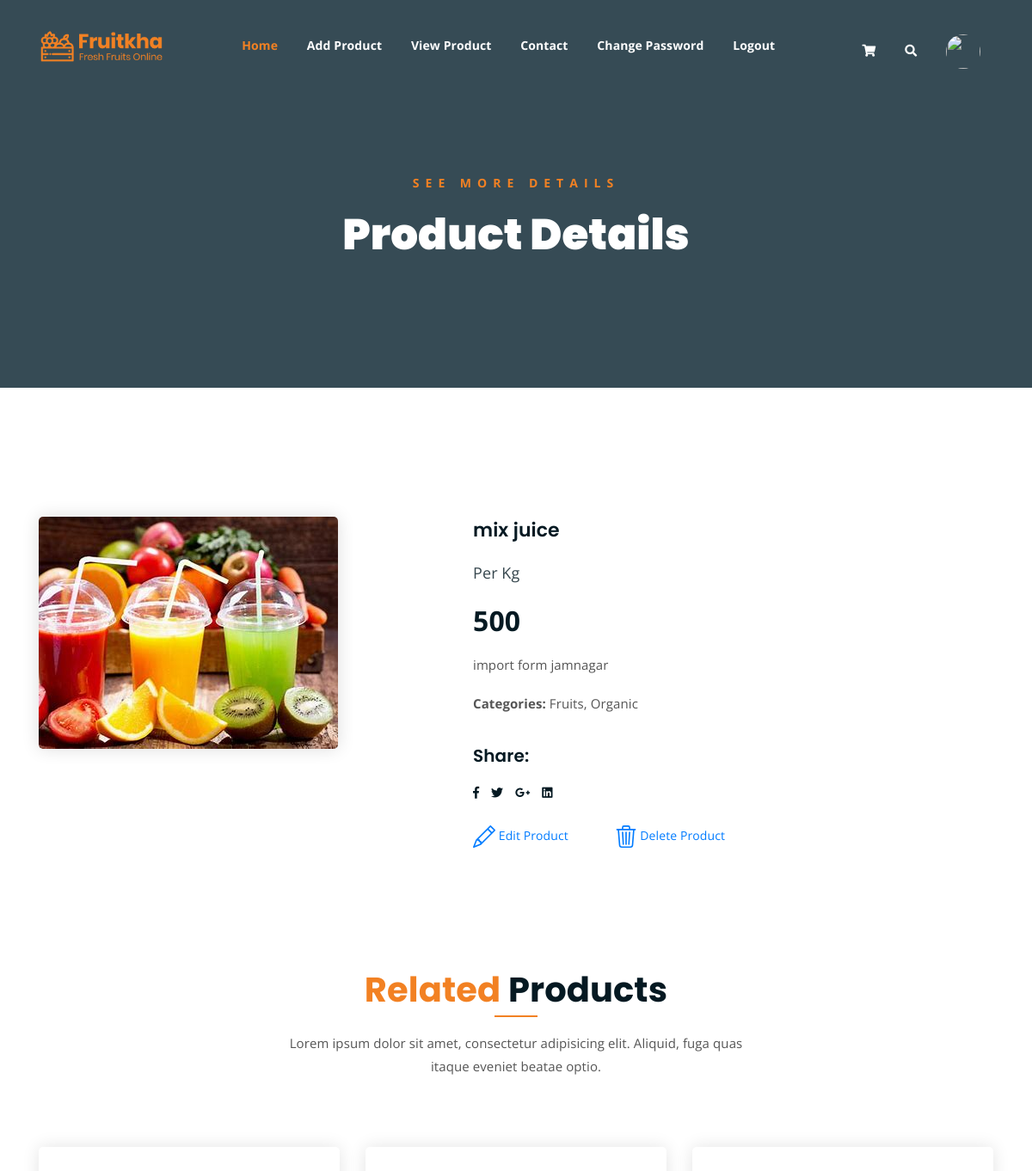
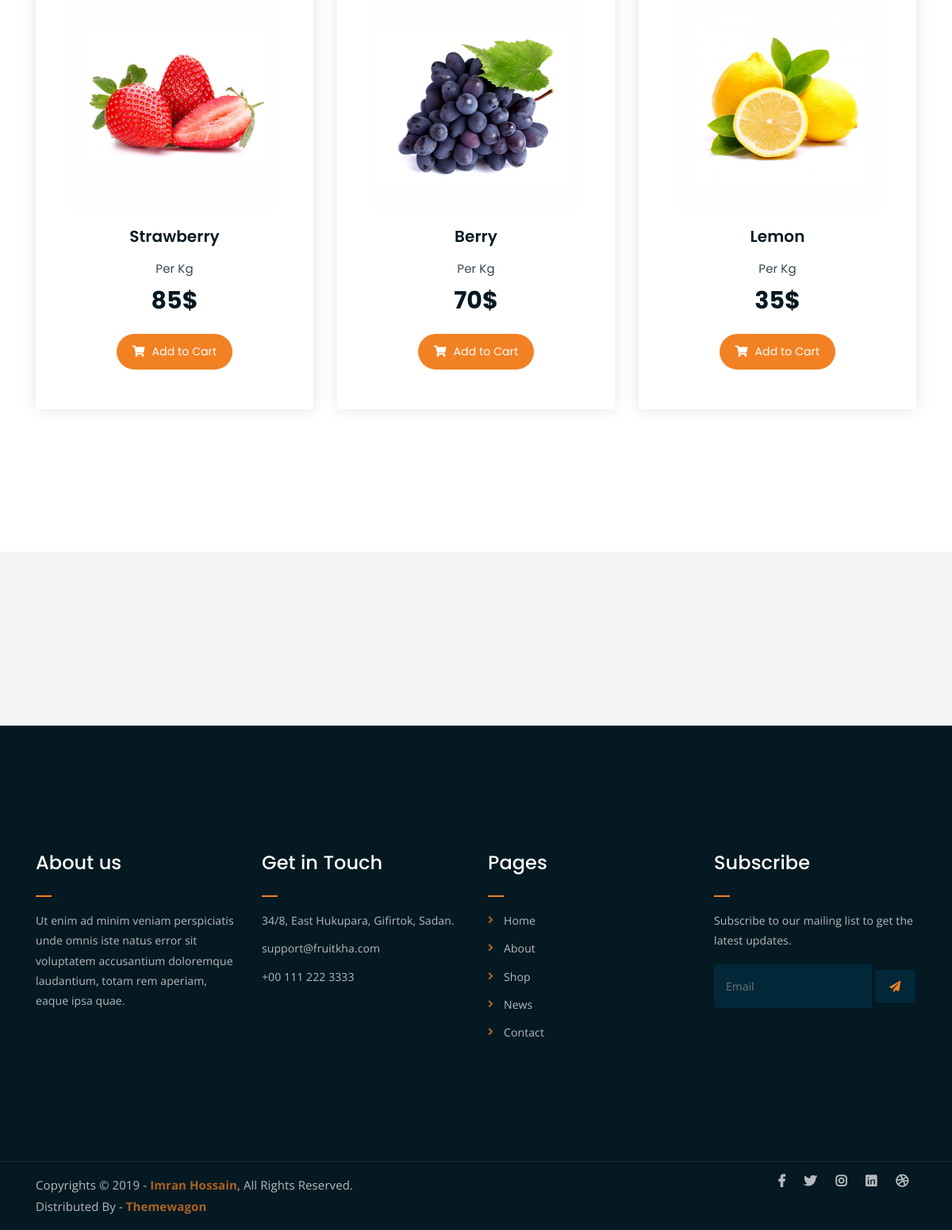
The app's page /pdetails/1/ (signed in) with its own data (2 pictures, top to bottom).
### myapp/models.py (models this page shows, shortened)
class Product(models.Model):
    user = models.ForeignKey(User,on_delete = models.CASCADE)
    category = (
               ("Juice","Juice"),
               ("Fruits","Fruits")
               )
    pcategory = models.CharField(max_length=20,choices=category)
    pprice = models.PositiveIntegerField()
    pname = models.CharField(max_length=50)
    pdesc = models.TextField()
    pimage = models.ImageField(default="",upload_to="pimage/")

### myapp/views.py (the view)
# urls.py: path('pdetails/<int:pk>/', views.pdetails, name='pdetails'),
def pdetails(request,pk):
    user = User.objects.get(email = request.session['email'])
    product = Product.objects.get(pk=pk)
    return render(request,'pdetails.html',{'product':product})

### myapp/templates/pdetails.html (shortened to what this page needs)
{% extends 'sheader.html' %}
{% load static %}
{% block content %}
<!DOCTYPE html>
<html lang="en">
	<div class="breadcrumb-section breadcrumb-bg">
		<div class="container">
			<div class="row">
				<div class="col-lg-8 offset-lg-2 text-center">
					<div class="breadcrumb-text">
						<p>See more Details</p>
						<h1>Product Details</h1>
					</div>
				</div>
			</div>
		</div>
	</div>
	<div class="single-product mt-150 mb-150">
		<div class="container">
			<div class="row">
				<div class="col-md-5">
					<div class="single-product-img">
						<img src="{{product.pimage.url}}" alt="">
					</div>
				</div>
				<div class="col-md-7">
					<div class="single-product-content">
						<h3>{{product.pname}}</h3>
						<p class="single-product-pricing"><span>Per Kg</span> {{product.pprice}}</p>
						<p>{{product.pdesc}}</p>
						<div class="single-product-form">
							<p><strong>Categories: </strong>Fruits, Organic</p>
						</div>
						<h4>Share:</h4>
						<ul class="product-share">
							<li><a href=""><i class="fab fa-facebook-f"></i></a></li>
							<li><a href=""><i class="fab fa-twitter"></i></a></li>
							<li><a href=""><i class="fab fa-google-plus-g"></i></a></li>
							<li><a href=""><i class="fab fa-linkedin"></i></a></li>
						</ul>
						<br>
					<a style="margin-right: 50px;" href="{% url 'edit' pk=product.pk %}">
					Edit Product
				</a>
				<a href="{% url 'delete' pk=product.pk %}">
					Delete Product
				</a>
					</div>
				</div>
			</div>
		</div>
	</div>
	<div class="more-products mb-150">
		<div class="container">
			<div class="row">
				<div class="col-lg-8 offset-lg-2 text-center">
					<div class="section-title">
						<h3><span class="orange-text">Related</span> Products</h3>
						<p>Lorem ipsum dolor sit amet, consectetur adipisicing elit. Aliquid, fuga quas itaque eveniet beatae optio.</p>
					</div>
				</div>
			</div>
			<div class="row">
				<div class="col-lg-4 col-md-6 text-center">
					<div class="single-product-item">
						<div class="product-image">
							<a href="single_product.html"><img src="{% static 'img/products/product-img-1.jpg' %}" alt=""></a>
						</div>
						<h3>Strawberry</h3>
						<p class="product-price"><span>Per Kg</span> 85$ </p>
						<a href="" class="cart-btn"><i class="fas fa-shopping-cart"></i> Add to Cart</a>
					</div>
				</div>
				<div class="col-lg-4 col-md-6 text-center">
					<div class="single-product-item">
						<div class="product-image">
							<a href="single_product.html"><img src="{% static 'img/products/product-img-2.jpg' %}" alt=""></a>
						</div>
						<h3>Berry</h3>
						<p class="product-price"><span>Per Kg</span> 70$ </p>
						<a href="" class="cart-btn"><i class="fas fa-shopping-cart"></i> Add to Cart</a>
					</div>
				</div>
				<div class="col-lg-4 col-md-6 offset-lg-0 offset-md-3 text-center">
					<div class="single-product-item">
						<div class="product-image">
							<a href="single_product.html"><img src="{% static 'img/products/product-img-3.jpg' %}" alt=""></a>
						</div>
						<h3>Lemon</h3>
						<p class="product-price"><span>Per Kg</span> 35$ </p>
						<a href="#" class="cart-btn"><i class="fas fa-shopping-cart"></i> Add to Cart</a>
					</div>
				</div>
			</div>
		</div>
	</div>
	<div class="logo-carousel-section">
		<div class="container">
			<div class="row">
				<div class="col-lg-12">
					<div class="logo-carousel-inner">
						<div class="single-logo-item">
							<img src="{% static 'img/company-logos/1.png' %}" alt="">
						</div>
						<div class="single-logo-item">
							<img src="{% static 'img/company-logos/2.png' %}" alt="">
						</div>
						<div class="single-logo-item">
							<img src="{% static 'img/company-logos/3.png' %}" alt="">
						</div>
						<div class="single-logo-item">
							<img src="{% static 'img/company-logos/4.png' %}" alt="">
						</div>
					</div>
				</div>
			</div>
		</div>
	</div>
</body>
</html>
{% endblock %}

### records on screen
Product: pimage (picture), pname "mix juice", pprice "500", pdesc "import form jamnagar"
